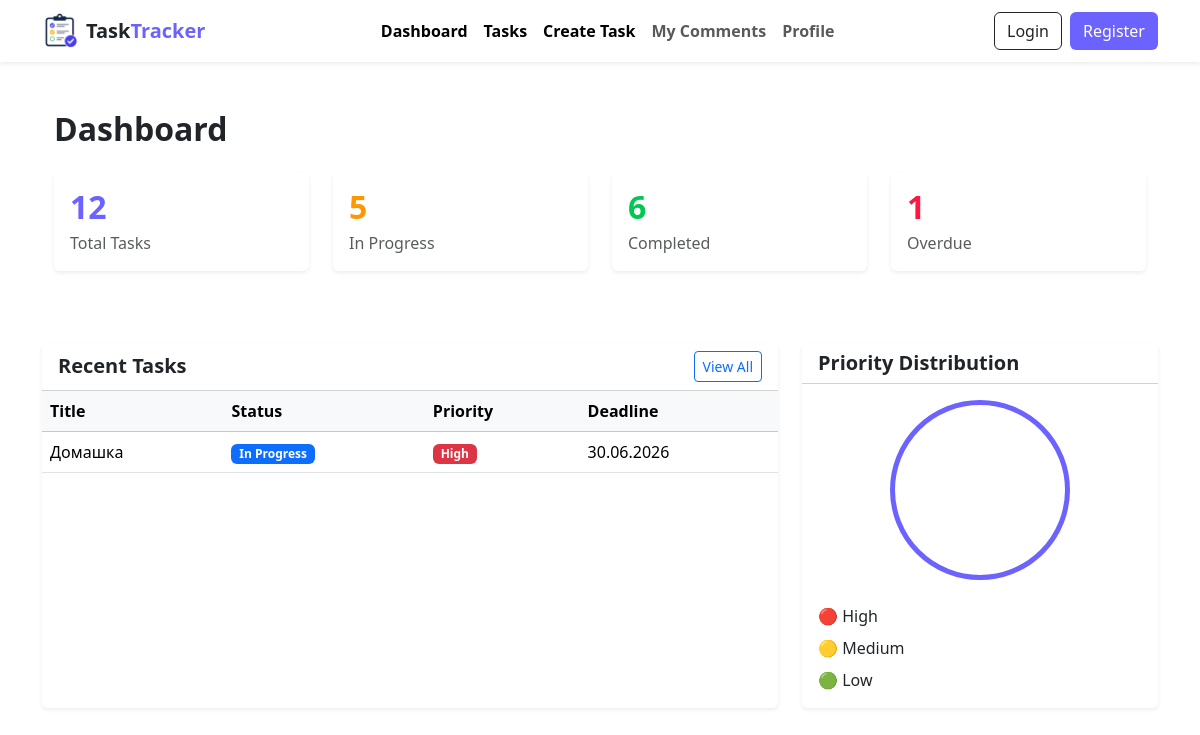
The app's page /, older data.
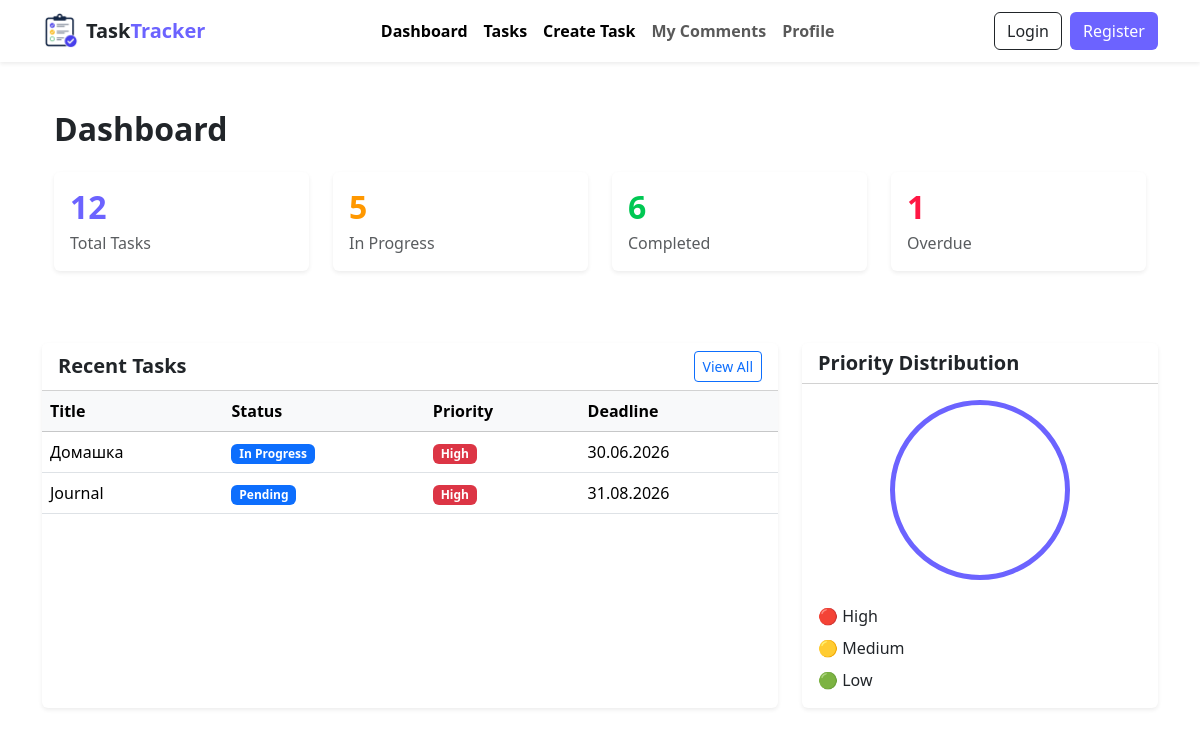
The same page, newer data.
### tasks/models.py (models this page shows, shortened)
class Task(models.Model):
    STATUS_CHOICES = [
        ('pending', 'Pending'),
        ('in_progress', 'In Progress'),
        ('completed', 'Completed'),
    ]
    PRIORITY_CHOICES = [
        ('low', 'Low'),
        ('medium', 'Medium'),
        ('high', 'High'),
    ]
    title = models.CharField(max_length=200)
    description = models.TextField()
    deadline = models.DateTimeField(null=True, blank=True)
    author = models.ForeignKey('auth.User', on_delete=models.CASCADE, related_name='tasks')
    status = models.CharField(max_length=20, choices=STATUS_CHOICES, default='pending')
    priority = models.CharField(max_length=20, choices=PRIORITY_CHOICES, default='medium')
    created_at = models.DateTimeField(auto_now_add=True)
    updated_at = models.DateTimeField(auto_now=True)
    class Meta:
        ordering = ['deadline', '-created_at']
        verbose_name = 'Task'
        verbose_name_plural = 'Tasks'

### tasks/views.py (the view)
# urls.py: path('', views.DashboardView.as_view(), name='dashboard'),
class DashboardView(ListView):
    model = Task
    template_name = 'dashboard.html'
    context_object_name = 'tasks'

### templates/dashboard.html (shortened to what the changed rows need)
{% extends 'base.html' %}
{% block content %}
<div class="container py-4">
    <div class="d-flex justify-content-between align-items-center mb-4">
        <h2 class="fw-bold mb-0">Dashboard</h2>
    </div>
    <div class="row g-4">
        <div class="col-lg-3 col-md-6">
            <div class="card shadow-sm border-0 h-100">
                <div class="card-body">
                    <h2 class="fw-bold mb-1" style="color:#6C63FF;">12</h2>
                </div>
            </div>
        </div>
        <div class="col-lg-3 col-md-6">
            <div class="card shadow-sm border-0 h-100">
                <div class="card-body">
                    <h2 class="fw-bold mb-1" style="color:#FF9800;">5</h2>
                </div>
            </div>
        </div>
        <div class="col-lg-3 col-md-6">
            <div class="card shadow-sm border-0 h-100">
                <div class="card-body">
                    <h2 class="fw-bold mb-1" style="color:#00C853;">6</h2>
                </div>
            </div>
        </div>
        <div class="col-lg-3 col-md-6">
            <div class="card shadow-sm border-0 h-100">
                <div class="card-body">
                    <h2 class="fw-bold mb-1" style="color:#FF1744;">1</h2>
                </div>
            </div>
        </div>
    </div>
</div>
<div class="row mt-5">
    <div class="col-lg-8 mb-4">
        <div class="card shadow-sm border-0 h-100">
            <div class="table-responsive">
                <table class="table table-hover align-middle mb-0">
                    <thead class="table-light">
                        <tr>
                            <th>Title</th>
                            <th>Status</th>
                            <th>Priority</th>
                            <th>Deadline</th>
                        </tr>
                    </thead>
                    <tbody>
                    {% for task in tasks|slice:":5" %}
                    <tr>
                        <td>{{ task.title }}</td>
                        <td>
                            <span class="badge bg-primary">
                                {{ task.get_status_display }}
                            </span>
                        </td>
                        <td>
                            {% if task.priority == "high" %}
                                <span class="badge bg-danger">High</span>
                            {% elif task.priority == "medium" %}
                                <span class="badge bg-warning text-dark">Medium</span>
                            {% else %}
                                <span class="badge bg-success">Low</span>
                            {% endif %}
                        </td>
                        <td>
                            {{ task.deadline|date:"d.m.Y" }}
                        </td>
                    </tr>
                    {% empty %}
                    <tr>
                        <td colspan="4" class="text-center py-4">
                            No tasks found.
                        </td>
                    </tr>
                    {% endfor %}
                    </tbody>
                </table>
            </div>
        </div>
    </div>
</div>
{% endblock %}

Row changes from the older to the newer data that the page shows:
added Task: title "Journal", status "Pending", priority "High", deadline "31.08.2026"
